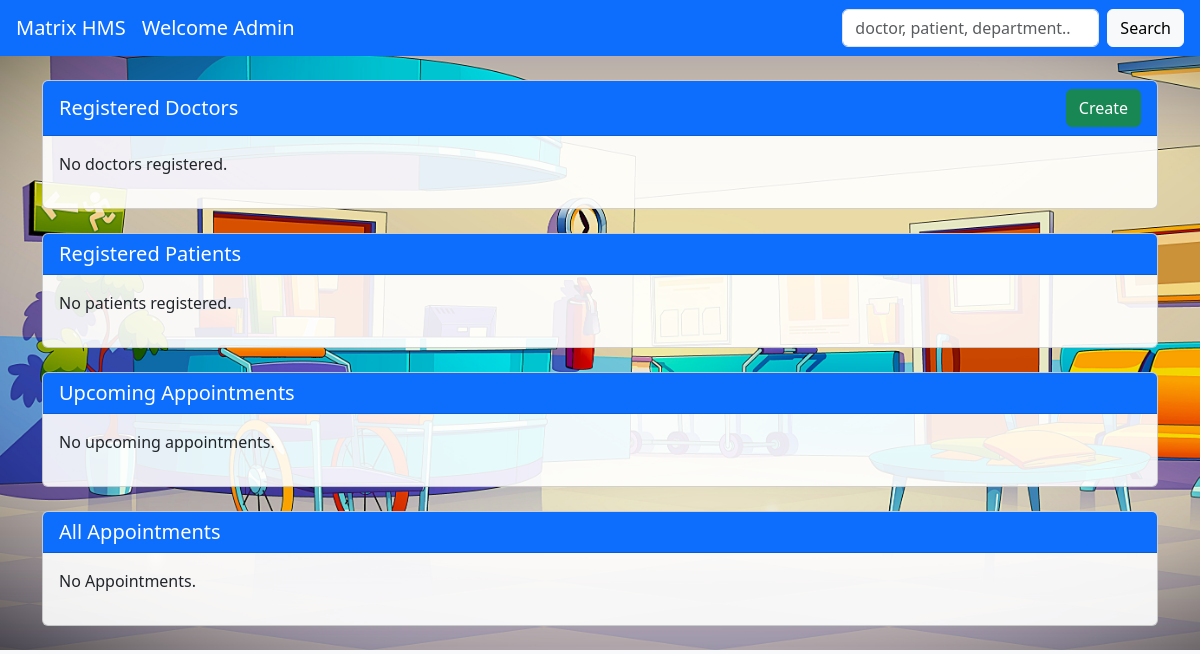
Before: /admin_dashboard with the older database file.
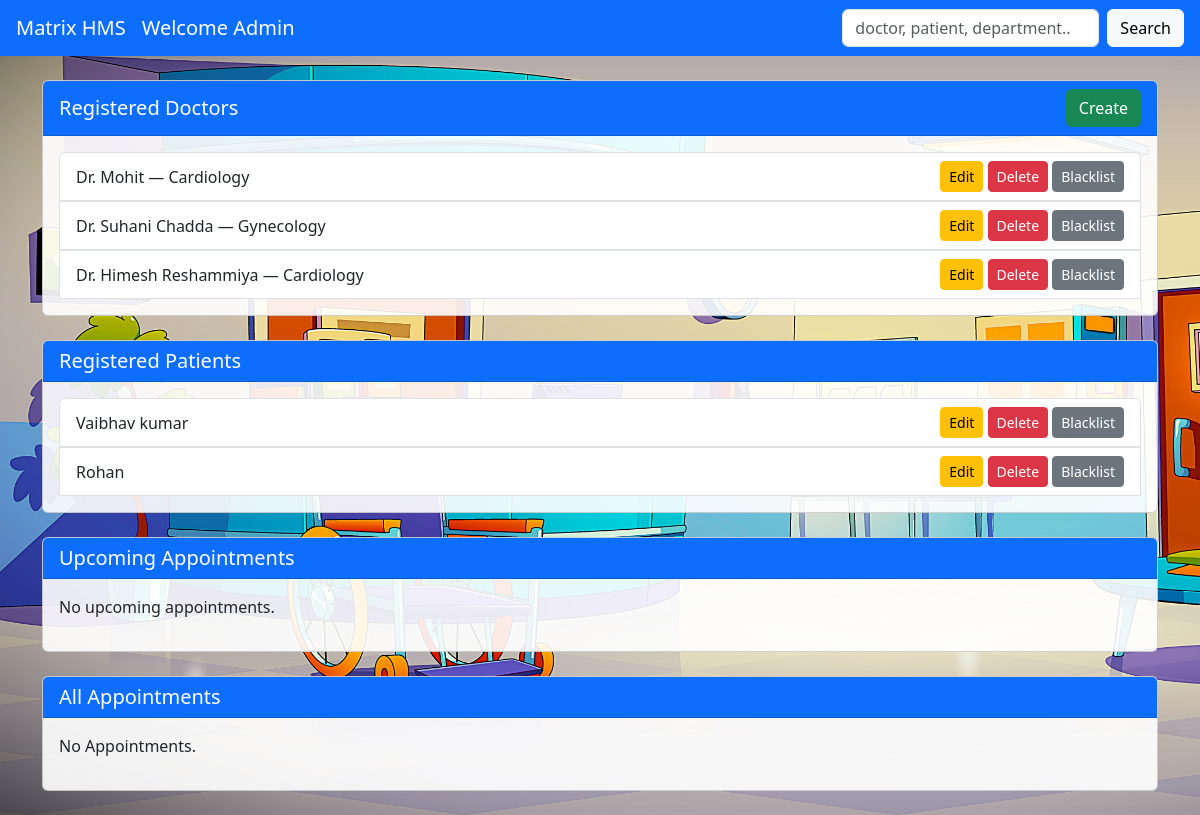
After: the same page with the newer database file.
### models.py (models this page shows)
class Doctor(db.Model):
    __tablename__ = 'doctors'
    id = db.Column(db.Integer, db.ForeignKey('users.id'), primary_key=True)
    department_id = db.Column(db.Integer, db.ForeignKey('departments.id'), nullable=False)
    experience_years = db.Column(db.Integer)
    user = db.relationship('User', back_populates='doctor_profile')
    department = db.relationship('Department', back_populates='doctors')
    appointments = db.relationship('Appointment', back_populates='doctor', lazy=True)
    availability_slots = db.relationship('DoctorAvailability', back_populates='doctor', cascade='all, delete-orphan')

class User(db.Model):
    __tablename__ = 'users'
    id = db.Column(db.Integer, primary_key=True)
    user_name = db.Column(db.String(100), nullable=False)
    user_email = db.Column(db.String(100), unique=True, nullable=False)
    user_password = db.Column(db.String(200), nullable=False)
    user_role = db.Column(db.String(20), nullable=False)  # 'admin', 'doctor', 'patient'
    created_at = db.Column(db.DateTime, default=datetime.utcnow)
    doctor_profile = db.relationship('Doctor', back_populates='user', uselist=False)
    patient_profile = db.relationship('Patient', back_populates='user', uselist=False)

class Department(db.Model):
    __tablename__ = 'departments'
    id = db.Column(db.Integer, primary_key=True)
    department_name = db.Column(db.String(100), unique=True, nullable=False)
    description = db.Column(db.Text)
    doctors = db.relationship('Doctor', back_populates='department', lazy=True)

class Patient(db.Model):
    __tablename__ = 'patients'
    id = db.Column(db.Integer, db.ForeignKey('users.id'), primary_key=True)
    patient_name = db.Column(db.String(100), nullable=False)
    user = db.relationship('User', back_populates='patient_profile')
    appointments = db.relationship('Appointment', back_populates='patient', lazy=True)
    medical_history = db.relationship('PatientHistory', back_populates='patient', cascade='all, delete-orphan')

### app.py (the view)
@app.route('/admin_dashboard')
def admin_dashboard():
    search_query = request.args.get('search', '').strip()
    if search_query:
        doctors = Doctor.query.join(User).filter(
            (User.user_name.contains(search_query)) |
            (Doctor.department_id.in_(
                [d.id for d in Department.query.filter(Department.department_name.contains(search_query))]
            ))
        ).all()
        patients = Patient.query.join(User).filter(
            User.user_name.contains(search_query)
        ).all()
    else:
        doctors = Doctor.query.all()
        patients = Patient.query.all()
    today = datetime.now().date()
    appointments = Appointment.query.filter(Appointment.appointment_date >= today).all()
    all_appointments = Appointment.query.all()
    return render_template(
        'AdminUI/admin_dashboard.html',
        doctors=doctors,
        patients=patients,
        appointments=appointments,
        all_appointments=all_appointments
    )

### templates/AdminUI/admin_dashboard.html (shortened to what this page needs)
<!DOCTYPE html>
<html lang="en">
<head>
    <link href="https://cdn.jsdelivr.net/npm/bootstrap@5.3.3/dist/css/bootstrap.min.css" rel="stylesheet">
</head>
<body class="bg-light">
    <nav class="navbar navbar-expand-lg navbar-dark bg-primary px-3">
        <a class="navbar-brand" href="{{ url_for('landing_page') }}">Matrix HMS</a>
        <a class="navbar-brand" href="#">Welcome Admin</a>
        <form class="d-flex ms-auto" method="get" action="{{ url_for('admin_dashboard') }}">
            <input class="form-control me-2" type="search" placeholder="doctor, patient, department..." name="search"
                value="{{ search_query }}">
            <button class="btn btn-light" type="submit">Search</button>
        </form>
    </nav>
    <div class="container my-4" id="container">
        <div class="card mb-4" id="doctor_card" style="background-color: rgba(255, 255, 255, 0.9);">
            <div class="card-header bg-primary text-white d-flex justify-content-between align-items-center">
                <h5 class="mb-0">Registered Doctors</h5>
                <a href="{{ url_for('add_doctor') }}" class="btn btn-success ms-2">Create</a>
            </div>
            <div class="card-body">
                {% if doctors %}
                <ul class="list-group">
                    {% for doctor in doctors %}
                    <li class="list-group-item d-flex justify-content-between align-items-center">
                        <span>{{ doctor.user.user_name }} — {{ doctor.department.department_name }}</span>
                        <div>
                            <a href="{{ url_for('edit_doctor', doctor_id=doctor.id) }}"
                                class="btn btn-warning btn-sm">Edit</a>
                            <button type="button" class="btn btn-danger btn-sm" data-bs-toggle="modal"
                                data-bs-target="#deleteModal{{ doctor.id }}">
                                Delete
                            </button>
                            <button type="button" class="btn btn-secondary btn-sm" data-bs-toggle="modal"
                                data-bs-target="#blacklistModal{{ doctor.id }}">
                                Blacklist
                            </button>
                        </div>
                    </li>
                    {% endfor %}
                </ul>
                {% else %}
                <p>No doctors registered.</p>
                {% endif %}
            </div>
        </div>
        <div class="card mb-4" style="background-color: rgba(255, 255, 255, 0.9);">
            <div class="card-header bg-primary text-white d-flex justify-content-between align-items-center">
                <h5 class="mb-0">Registered Patients</h5>
            </div>
            <div class="card-body">
                {% if patients %}
                <ul class="list-group">
                    {% for patient in patients %}
                    <li class="list-group-item d-flex justify-content-between align-items-center">
                        <span>{{ patient.user.user_name }} </span>
                        <div>
                            <a href="{{ url_for('edit_patient', patient_id=patient.id) }}"
                                class="btn btn-warning btn-sm">Edit</a>
                            <button type="button" class="btn btn-danger btn-sm" data-bs-toggle="modal"
                                data-bs-target="#deletePatientModal{{ patient.id }}">
                                Delete
                            </button>
                            <button type="button" class="btn btn-secondary btn-sm" data-bs-toggle="modal"
                                data-bs-target="#blacklistPatientModal{{ patient.id }}">
                                Blacklist
                            </button>
                        </div>
                    </li>
                    {% endfor %}
                </ul>
                {% else %}
                <p>No patients registered.</p>
                {% endif %}
            </div>
        </div>
        <div class="card mb-4" style="background-color: rgba(255, 255, 255, 0.9);">
            <div class="card-header bg-primary text-white">
                <h5 class="mb-0">Upcoming Appointments</h5>
            </div>
            <div class="card-body table-responsive">
                {% if appointments %}
                <table class="table table-striped">
                    <thead>
                        <tr>
                            <th>Sr No.</th>
                            <th>Patient Name</th>
                            <th>Doctor Name</th>
                            <th>Department</th>
                            <th>Patient History</th>
                        </tr>
                    </thead>
                    <tbody>
                        {% for appt in appointments %}
                        <tr>
                            <td>{{ loop.index }}</td>
                            <td>{{ appt.patient.user.user_name }}</td>
                            <td>{{ appt.doctor.user.user_name }}</td>
                            <td>{{ appt.doctor.department.department_name }}</td>
                            <td>
                                <a href="#" class="btn btn-info btn-sm">View</a>
                            </td>
                        </tr>
                        {% endfor %}
                    </tbody>
                </table>
                {% else %}
                <p>No upcoming appointments.</p>
                {% endif %}
            </div>
        </div>
        <div class="card" style="background-color: rgba(255, 255, 255, 0.9);">
            <div class="card-header bg-primary text-white">
                <h5 class="mb-0">All Appointments</h5>
            </div>
            <div class="card-body table-responsive">
                {% if all_appointments %}
                <table class="table table-striped">
                    <thead>
                        <tr>
                            <th>Sr No.</th>
                            <th>Patient Name</th>
                            <th>Doctor Name</th>
                            <th>Department</th>
                            <th>Patient History</th>
                        </tr>
                    </thead>
                    <tbody>
                        {% for appt in all_appointments %}
                        <tr>
                            <td>{{ loop.index }}</td>
                            <td>{{ appt.patient.user.user_name }}</td>
                            <td>{{ appt.doctor.user.user_name }}</td>
                            <td>{{ appt.doctor.department.department_name }}</td>
                            <td>
                                <a href="#" class="btn btn-info btn-sm">View</a>
                            </td>
                        </tr>
                        {% endfor %}
                    </tbody>
                </table>
                {% else %}
                <p>No Appointments.</p>
                {% endif %}
            </div>
        </div>
    </div>
</body>
</html>

### templates/AdminUI/admin_dashboard.html (style rules this page uses)
body { background-image: url('/static/images/admin-dash\ bg.jpg'); background-size: cover; background-repeat: no-repeat; }

Changed rows visible on the page:
added Doctor: user.user_name "Dr. Mohit", department.department_name "Cardiology"
added Doctor: user.user_name "Dr. Suhani Chadda", department.department_name "Gynecology"
added Doctor: user.user_name "Dr. Himesh Reshammiya", department.department_name "Cardiology"
added Patient: user.user_name "Vaibhav kumar"
added Patient: user.user_name "Rohan"
Other visible differences:
text no longer shown: "No doctors registered. No patients registered."
